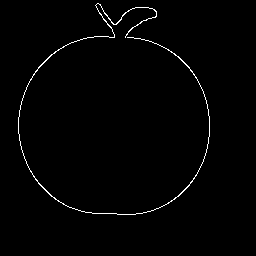
#> input picture test.png, 256 x 256 px
$ python hog.py
#> lines starting #> are read from the running program, lines starting #| are printed output that depends on the picture; after the words box and inside, x2 and y2 are one past the last pixel; in counts of white or black regions, pixels touching at a corner belong together
import cv2
import matplotlib.pyplot as plt

import numpy as np

from skimage.feature import hog
from skimage import data, color, exposure


im = cv2.imread('test.png')
#> im is the input picture: shape (256, 256, 3); 1.2% white in thin lines or dots, all inside (x1, y1, x2, y2) = (18, 3, 210, 215)
image = color.rgb2gray(im)

fd, hog_image = hog(image, orientations=8, pixels_per_cell=(16, 16),
                    cells_per_block=(1, 1), visualise=True)
#> fd = 2048 values, max 1 at index 402, min 0 at index 0, mean 0.0466

fig, (ax1, ax2) = plt.subplots(1, 2, figsize=(8, 4), sharex=True, sharey=True)

# [4 lines of commented-out code are left out]
print(fd)
#> (printed output is left out)
ax1.axis('off')
ax1.imshow(image, cmap=plt.cm.gray)
ax1.set_title('Input image')
ax1.set_adjustable('box-forced')

# Rescale histogram for better display
hog_image_rescaled = exposure.rescale_intensity(hog_image, in_range=(0, 0.02))
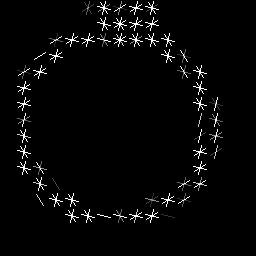
#> hog_image_rescaled: shape (256, 256) float64; min 0, max 1, mean 0.027

ax2.axis('off')
ax2.imshow(hog_image_rescaled, cmap=plt.cm.gray)
ax2.set_title('Histogram of Oriented Gradients')
ax1.set_adjustable('box-forced')
plt.show()
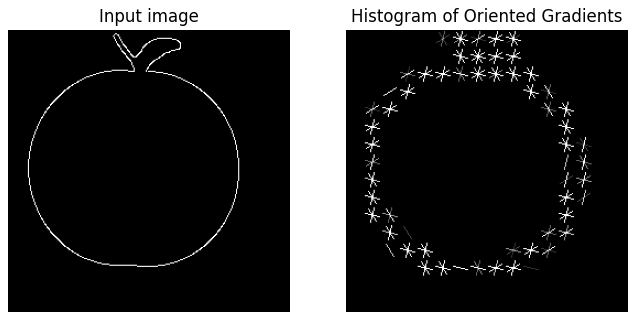
#> figure drawn by matplotlib, 2 panels
